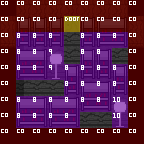

The image is a tile-based game level rendered from a .tmx file. Its description and complete source (layers, tilesets, objects, tile grids) follow:
An orthogonal 9x9 tile map with 16x16 px tiles, 3 tile layers (Tile Layer 1, Tile Layer 2, Tile Layer 3), 2 tilesets.

<map version="1.2" tiledversion="1.2.4" orientation="orthogonal" renderorder="right-down" width="9" height="9" tilewidth="16" tileheight="16" infinite="0" nextlayerid="4" nextobjectid="1">
 <tileset firstgid="1" source="../tilesets/world-tileset.tsx" />
 <tileset firstgid="4097" source="../tilesets/collision-tileset.tsx" />
 <layer id="1" name="Tile Layer 1" width="9" height="9">
  <data encoding="csv">
1,131,4,4,4,4,4,132,1,
3,195,68,68,259,68,68,196,3,
67,1735,1671,1671,1544,1671,1671,1671,67,
1,1608,1544,1544,1544,1544,1544,1544,1,
1,1608,1544,1544,1544,1544,1544,1544,1,
1,1608,1544,1544,1544,1544,1544,1544,1,
1,1608,1544,1544,1544,1544,1544,1544,1,
1,1608,1544,1544,1544,1544,1544,1544,1,
1,1,1,1,1,1,1,1,1
</data>
 </layer>
 <layer id="2" name="Tile Layer 2" width="9" height="9">
  <data encoding="csv">
0,0,0,0,0,0,0,0,0,
0,1222,1419,1222,0,1419,1089,1090,0,
0,1286,1483,1286,0,1483,1153,1154,0,
0,1089,1090,388,0,1222,1419,0,0,
0,1153,1154,452,1419,1286,1483,1222,0,
0,0,0,0,1483,1089,1090,1286,0,
0,1089,1090,1089,1090,1153,1154,388,0,
0,1153,1154,1153,1154,0,0,452,0,
0,0,0,0,0,0,0,0,0
</data>
 </layer>
 <layer id="3" name="Tile Layer 3" width="9" height="9">
  <data encoding="csv">
4098,4098,4098,4098,4098,4098,4098,4098,4098,
4098,4098,4098,4098,4099,4098,4098,4098,4098,
4098,4105,4105,4105,0,4105,4105,4105,4098,
4098,4105,4105,4106,0,4105,4105,0,4098,
4098,4105,4105,4106,4105,4105,4105,4105,4098,
4098,0,0,0,4105,4105,4105,4105,4098,
4098,4105,4105,4105,4105,4105,4105,4107,4098,
4098,4105,4105,4105,4105,0,0,4107,4098,
4098,4098,4098,4098,4098,4098,4098,4098,4098
</data>
 </layer>
</map>
